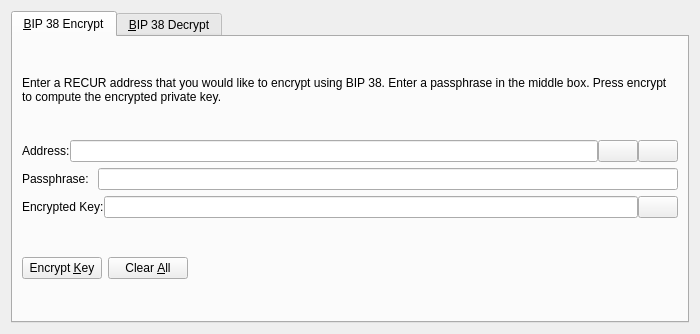
<?xml version="1.0" encoding="UTF-8"?>
<ui version="4.0">
 <class>Bip38ToolDialog</class>
 <widget class="QDialog" name="Bip38ToolDialog">
  <property name="geometry">
   <rect>
    <x>0</x>
    <y>0</y>
    <width>700</width>
    <height>334</height>
   </rect>
  </property>
  <property name="windowTitle">
   <string>BIP 38 Tool</string>
  </property>
  <property name="modal">
   <bool>true</bool>
  </property>
  <layout class="QVBoxLayout" name="verticalLayout">
   <item>
    <widget class="QTabWidget" name="tabWidget">
     <property name="currentIndex">
      <number>0</number>
     </property>
     <widget class="QWidget" name="tabBip38Encrypt">
      <attribute name="title">
       <string>&amp;BIP 38 Encrypt</string>
      </attribute>
      <layout class="QVBoxLayout" name="verticalLayout_SM">
       <item>
        <widget class="QLabel" name="infoLabel_ENC">
         <property name="text">
          <string>Enter a RECUR address that you would like to encrypt using BIP 38. Enter a passphrase in the middle box. Press encrypt to compute the encrypted private key.</string>
         </property>
         <property name="textFormat">
          <enum>Qt::PlainText</enum>
         </property>
         <property name="wordWrap">
          <bool>true</bool>
         </property>
        </widget>
       </item>
       <item>
        <layout class="QHBoxLayout" name="horizontalLayout_1_ENC">
         <property name="spacing">
          <number>0</number>
         </property>
         <item>
          <widget class="QLabel" name="label_5">
           <property name="text">
            <string>Address:</string>
           </property>
          </widget>
         </item>
         <item>
          <widget class="QValidatedLineEdit" name="addressIn_ENC">
           <property name="toolTip">
            <string>The RECUR address to sign the message with</string>
           </property>
          </widget>
         </item>
         <item>
          <widget class="QPushButton" name="addressBookButton_ENC">
           <property name="toolTip">
            <string>Choose previously used address</string>
           </property>
           <property name="text">
            <string/>
           </property>
           <property name="icon">
            <iconset>
             <normaloff>:/icons/address-book</normaloff>:/icons/address-book</iconset>
           </property>
           <property name="shortcut">
            <string>Alt+A</string>
           </property>
           <property name="autoDefault">
            <bool>false</bool>
           </property>
          </widget>
         </item>
         <item>
          <widget class="QPushButton" name="pasteButton_ENC">
           <property name="toolTip">
            <string>Paste address from clipboard</string>
           </property>
           <property name="text">
            <string/>
           </property>
           <property name="icon">
            <iconset>
             <normaloff>:/icons/editpaste</normaloff>:/icons/editpaste</iconset>
           </property>
           <property name="shortcut">
            <string>Alt+P</string>
           </property>
           <property name="autoDefault">
            <bool>false</bool>
           </property>
          </widget>
         </item>
        </layout>
       </item>
       <item>
        <layout class="QHBoxLayout" name="horizontalLayout_5">
         <item>
          <widget class="QLabel" name="label_6">
           <property name="text">
            <string>Passphrase: </string>
           </property>
          </widget>
         </item>
         <item>
          <widget class="QLineEdit" name="passphraseIn_ENC">
           <property name="echoMode">
            <enum>QLineEdit::Password</enum>
           </property>
          </widget>
         </item>
        </layout>
       </item>
       <item>
        <layout class="QHBoxLayout" name="horizontalLayout_2_ENC">
         <property name="spacing">
          <number>0</number>
         </property>
         <item>
          <widget class="QLabel" name="encryptedKeyLabel_ENC">
           <property name="text">
            <string>Encrypted Key:</string>
           </property>
           <property name="textFormat">
            <enum>Qt::PlainText</enum>
           </property>
          </widget>
         </item>
         <item>
          <widget class="QLineEdit" name="encryptedKeyOut_ENC">
           <property name="font">
            <font>
             <italic>true</italic>
            </font>
           </property>
           <property name="readOnly">
            <bool>true</bool>
           </property>
          </widget>
         </item>
         <item>
          <widget class="QPushButton" name="copyKeyButton_ENC">
           <property name="toolTip">
            <string>Copy the current signature to the system clipboard</string>
           </property>
           <property name="text">
            <string/>
           </property>
           <property name="icon">
            <iconset>
             <normaloff>:/icons/editcopy</normaloff>:/icons/editcopy</iconset>
           </property>
           <property name="autoDefault">
            <bool>false</bool>
           </property>
          </widget>
         </item>
        </layout>
       </item>
       <item>
        <layout class="QHBoxLayout" name="horizontalLayout_3_ENC">
         <item>
          <widget class="QPushButton" name="encryptKeyButton_ENC">
           <property name="toolTip">
            <string>Sign the message to prove you own this RECUR address</string>
           </property>
           <property name="text">
            <string>Encrypt &amp;Key</string>
           </property>
           <property name="icon">
            <iconset>
             <normaloff>:/icons/edit</normaloff>:/icons/edit</iconset>
           </property>
           <property name="autoDefault">
            <bool>false</bool>
           </property>
          </widget>
         </item>
         <item>
          <widget class="QPushButton" name="clearButton_ENC">
           <property name="toolTip">
            <string>Reset all sign message fields</string>
           </property>
           <property name="text">
            <string>Clear &amp;All</string>
           </property>
           <property name="icon">
            <iconset>
             <normaloff>:/icons/remove</normaloff>:/icons/remove</iconset>
           </property>
           <property name="autoDefault">
            <bool>false</bool>
           </property>
          </widget>
         </item>
         <item>
          <spacer name="horizontalSpacer_1_ENC">
           <property name="orientation">
            <enum>Qt::Horizontal</enum>
           </property>
           <property name="sizeHint" stdset="0">
            <size>
             <width>40</width>
             <height>48</height>
            </size>
           </property>
          </spacer>
         </item>
         <item>
          <widget class="QLabel" name="statusLabel_ENC">
           <property name="font">
            <font>
             <weight>75</weight>
             <bold>true</bold>
            </font>
           </property>
           <property name="text">
            <string/>
           </property>
           <property name="wordWrap">
            <bool>true</bool>
           </property>
          </widget>
         </item>
         <item>
          <spacer name="horizontalSpacer_2_ENC">
           <property name="orientation">
            <enum>Qt::Horizontal</enum>
           </property>
           <property name="sizeHint" stdset="0">
            <size>
             <width>40</width>
             <height>48</height>
            </size>
           </property>
          </spacer>
         </item>
        </layout>
       </item>
      </layout>
     </widget>
     <widget class="QWidget" name="tabBip38Decrypt">
      <attribute name="title">
       <string>&amp;BIP 38 Decrypt</string>
      </attribute>
      <layout class="QVBoxLayout" name="verticalLayout_VM">
       <item>
        <widget class="QLabel" name="infoLabel_DEC">
         <property name="text">
          <string>Enter the BIP 38 encrypted private key. Enter the passphrase in the middle box. Click Decrypt Key to compute the private key. After the key is decrypted, clicking 'Import Address' will add this private key to the wallet.</string>
         </property>
         <property name="textFormat">
          <enum>Qt::PlainText</enum>
         </property>
         <property name="alignment">
          <set>Qt::AlignLeading|Qt::AlignLeft|Qt::AlignTop</set>
         </property>
         <property name="wordWrap">
          <bool>true</bool>
         </property>
        </widget>
       </item>
       <item>
        <layout class="QHBoxLayout" name="horizontalLayout_3">
         <item>
          <widget class="QLabel" name="label_2">
           <property name="text">
            <string>Encrypted Key:</string>
           </property>
          </widget>
         </item>
         <item>
          <widget class="QValidatedLineEdit" name="encryptedKeyIn_DEC">
           <property name="toolTip">
            <string>The RECUR address the message was signed with</string>
           </property>
          </widget>
         </item>
        </layout>
       </item>
       <item>
        <layout class="QHBoxLayout" name="horizontalLayout">
         <item>
          <widget class="QLabel" name="label">
           <property name="text">
            <string>Passphrase: </string>
           </property>
          </widget>
         </item>
         <item>
          <widget class="QLineEdit" name="passphraseIn_DEC">
           <property name="echoMode">
            <enum>QLineEdit::Password</enum>
           </property>
          </widget>
         </item>
        </layout>
       </item>
       <item>
        <layout class="QHBoxLayout" name="horizontalLayout_2_DEC">
         <item>
          <widget class="QPushButton" name="decryptKeyButton_DEC">
           <property name="toolTip">
            <string>Verify the message to ensure it was signed with the specified RECUR address</string>
           </property>
           <property name="text">
            <string>Decrypt &amp;Key</string>
           </property>
           <property name="icon">
            <iconset>
             <normaloff>:/icons/transaction_0</normaloff>:/icons/transaction_0</iconset>
           </property>
           <property name="autoDefault">
            <bool>false</bool>
           </property>
          </widget>
         </item>
         <item>
          <widget class="QPushButton" name="clearButton_DEC">
           <property name="toolTip">
            <string>Reset all verify message fields</string>
           </property>
           <property name="text">
            <string>Clear &amp;All</string>
           </property>
           <property name="icon">
            <iconset>
             <normaloff>:/icons/remove</normaloff>:/icons/remove</iconset>
           </property>
           <property name="autoDefault">
            <bool>false</bool>
           </property>
          </widget>
         </item>
         <item>
          <spacer name="horizontalSpacer_1_DEC">
           <property name="orientation">
            <enum>Qt::Horizontal</enum>
           </property>
           <property name="sizeHint" stdset="0">
            <size>
             <width>40</width>
             <height>48</height>
            </size>
           </property>
          </spacer>
         </item>
         <item>
          <widget class="QLabel" name="statusLabel_DEC">
           <property name="font">
            <font>
             <weight>75</weight>
             <bold>true</bold>
            </font>
           </property>
           <property name="text">
            <string/>
           </property>
           <property name="wordWrap">
            <bool>true</bool>
           </property>
          </widget>
         </item>
         <item>
          <spacer name="horizontalSpacer_2_DEC">
           <property name="orientation">
            <enum>Qt::Horizontal</enum>
           </property>
           <property name="sizeHint" stdset="0">
            <size>
             <width>40</width>
             <height>48</height>
            </size>
           </property>
          </spacer>
         </item>
        </layout>
       </item>
       <item>
        <layout class="QHBoxLayout" name="horizontalLayout_2">
         <item>
          <widget class="QLabel" name="label_3">
           <property name="text">
            <string>Decrypted Key:</string>
           </property>
          </widget>
         </item>
         <item>
          <widget class="QValidatedLineEdit" name="decryptedKeyOut_DEC"/>
         </item>
        </layout>
       </item>
       <item>
        <layout class="QHBoxLayout" name="horizontalLayout_4">
         <item>
          <widget class="QPushButton" name="importAddressButton_DEC">
           <property name="text">
            <string>Import Address</string>
           </property>
          </widget>
         </item>
         <item>
          <widget class="QLabel" name="label_4">
           <property name="text">
            <string>Address:</string>
           </property>
          </widget>
         </item>
         <item>
          <widget class="QLineEdit" name="addressOut_DEC"/>
         </item>
        </layout>
       </item>
      </layout>
     </widget>
    </widget>
   </item>
  </layout>
 </widget>
 <customwidgets>
  <customwidget>
   <class>QValidatedLineEdit</class>
   <extends>QLineEdit</extends>
   <header>qvalidatedlineedit.h</header>
  </customwidget>
 </customwidgets>
 <resources/>
 <connections/>
</ui>
